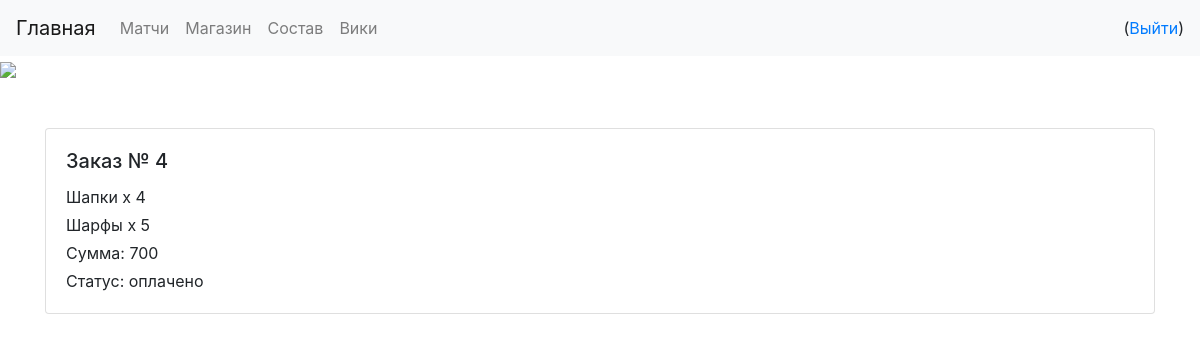
Page /orders/4 (signed in) on the committed database.
### models.py (models this page shows, shortened)
class Orders(db.Model):
    id = db.Column(db.Integer, primary_key=True)
    scarve = db.Column(db.String(80), unique=False, nullable=False)
    hat = db.Column(db.String(80), unique=False, nullable=False)
    sum = db.Column(db.String(80), unique=False, nullable=False)
    result = db.Column(db.Boolean, unique=False, nullable=False)
    user_id = db.Column(db.Integer, db.ForeignKey('user.id'), nullable=False)
    user = db.relationship('User', backref=db.backref('orders_list', lazy=True))

### controller.py (the view)
    @app.route('/orders/<int:id>')
    def orders_view(id: int):
        if not auth.is_authorized():
            return redirect('/login')
        orders = Orders.query.filter_by(id=id).first()
        user = orders.user
        if auth.get_user().id != user.id:
            abort(403)
        return render_template(
            'orders_view.html',
            title='Заказ № ' + str(orders.id),
            orders=orders,
            user=user
        )

### extra/auth.py (called while the page is built)
def get_user():
    user_id = session.get('user_id')
    if not user_id:
        return None
    user = User.query.filter_by(id=user_id).first()
    return user

def is_authorized():
    return bool(session.get('user_id'))

### templates/orders_view.html (shortened to what this page needs)
{% extends "__base_template.html" %}
{% block content %}
<div class="card">
    <div class="card-body">
        <h5 class="card-title">Заказ № {{ orders.id }}</h5>
        <div class="card-text mb-1">
            Шапки x {{ orders.hat }}
        </div>
        <div class="card-text mb-1">
            Шарфы х {{ orders.scarve }}
        </div>
        <div class="card-text mb-1">
            Сумма:
            {{ orders.sum }}
        </div>
        {% if orders.result == True%}
        Статус: оплачено
        {% endif %}
    </div>
</div>
{% endblock %}

### templates/__base_template.html (style rules this page uses)
body { background-repeat: no-repeat; background-color: #FFFFFF; }

### rows in the picture
Orders: id "4", hat "4", scarve "5", sum "700"
